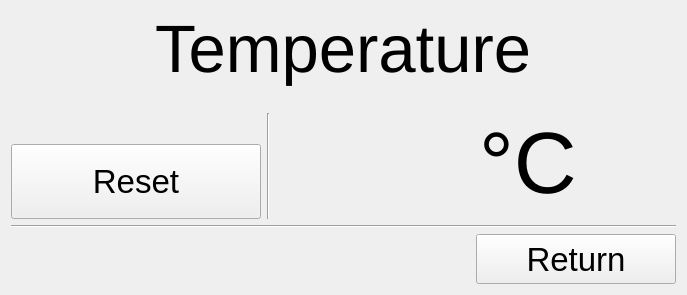
      <widget class="QWidget" name="temperature">
       <layout class="QVBoxLayout" name="verticalLayout_12">
        <item alignment="Qt::AlignHCenter|Qt::AlignVCenter">
         <widget class="QLabel" name="temperatureLabel">
          <property name="font">
           <font>
            <pointsize>50</pointsize>
            <weight>50</weight>
            <bold>false</bold>
           </font>
          </property>
          <property name="text">
           <string>Temperature</string>
          </property>
         </widget>
        </item>
        <item>
         <spacer name="verticalSpacer_11">
          <property name="orientation">
           <enum>Qt::Vertical</enum>
          </property>
          <property name="sizeType">
           <enum>QSizePolicy::Fixed</enum>
          </property>
          <property name="sizeHint" stdset="0">
           <size>
            <width>20</width>
            <height>20</height>
           </size>
          </property>
         </spacer>
        </item>
        <item>
         <layout class="QHBoxLayout" name="horizontalLayout_4">
          <item>
           <layout class="QVBoxLayout" name="verticalLayout_11">
            <item>
             <widget class="MyPlot" name="temperaturePlot" native="true">
              <property name="sizePolicy">
               <sizepolicy hsizetype="Expanding" vsizetype="Expanding">
                <horstretch>0</horstretch>
                <verstretch>0</verstretch>
               </sizepolicy>
              </property>
             </widget>
            </item>
            <item alignment="Qt::AlignLeft|Qt::AlignBottom">
             <widget class="QPushButton" name="temperatureResetButton">
              <property name="sizePolicy">
               <sizepolicy hsizetype="Minimum" vsizetype="Minimum">
                <horstretch>0</horstretch>
                <verstretch>0</verstretch>
               </sizepolicy>
              </property>
              <property name="minimumSize">
               <size>
                <width>250</width>
                <height>75</height>
               </size>
              </property>
              <property name="font">
               <font>
                <pointsize>25</pointsize>
               </font>
              </property>
              <property name="text">
               <string>Reset</string>
              </property>
             </widget>
            </item>
           </layout>
          </item>
          <item>
           <widget class="Line" name="line_6">
            <property name="orientation">
             <enum>Qt::Vertical</enum>
            </property>
           </widget>
          </item>
          <item>
           <layout class="QVBoxLayout" name="verticalLayout_10">
            <item>
             <layout class="QHBoxLayout" name="horizontalLayout_7">
              <item>
               <spacer name="horizontalSpacer_6">
                <property name="orientation">
                 <enum>Qt::Horizontal</enum>
                </property>
                <property name="sizeType">
                 <enum>QSizePolicy::Fixed</enum>
                </property>
                <property name="sizeHint" stdset="0">
                 <size>
                  <width>30</width>
                  <height>20</height>
                 </size>
                </property>
               </spacer>
              </item>
              <item alignment="Qt::AlignRight|Qt::AlignVCenter">
               <widget class="QLabel" name="temperatureNumberLabel">
                <property name="font">
                 <font>
                  <pointsize>65</pointsize>
                 </font>
                </property>
                <property name="text">
                 <string/>
                </property>
               </widget>
              </item>
              <item alignment="Qt::AlignLeft|Qt::AlignVCenter">
               <widget class="QLabel" name="celsiusLabel_2">
                <property name="sizePolicy">
                 <sizepolicy hsizetype="Preferred" vsizetype="Preferred">
                  <horstretch>0</horstretch>
                  <verstretch>0</verstretch>
                 </sizepolicy>
                </property>
                <property name="font">
                 <font>
                  <pointsize>65</pointsize>
                 </font>
                </property>
                <property name="text">
                 <string>°C</string>
                </property>
               </widget>
              </item>
              <item>
               <spacer name="horizontalSpacer_7">
                <property name="orientation">
                 <enum>Qt::Horizontal</enum>
                </property>
                <property name="sizeType">
                 <enum>QSizePolicy::Fixed</enum>
                </property>
                <property name="sizeHint" stdset="0">
                 <size>
                  <width>30</width>
                  <height>20</height>
                 </size>
                </property>
               </spacer>
              </item>
             </layout>
            </item>
            <item>
             <widget class="QcGaugeWidget" name="temperatureGauge" native="true">
              <property name="sizePolicy">
               <sizepolicy hsizetype="Fixed" vsizetype="Expanding">
                <horstretch>0</horstretch>
                <verstretch>0</verstretch>
               </sizepolicy>
              </property>
              <property name="minimumSize">
               <size>
                <width>400</width>
                <height>0</height>
               </size>
              </property>
             </widget>
            </item>
           </layout>
          </item>
         </layout>
        </item>
        <item>
         <widget class="Line" name="line_4">
          <property name="orientation">
           <enum>Qt::Horizontal</enum>
          </property>
         </widget>
        </item>
        <item alignment="Qt::AlignRight|Qt::AlignVCenter">
         <widget class="QPushButton" name="pushButtonReturn_3">
          <property name="sizePolicy">
           <sizepolicy hsizetype="Minimum" vsizetype="Minimum">
            <horstretch>0</horstretch>
            <verstretch>0</verstretch>
           </sizepolicy>
          </property>
          <property name="minimumSize">
           <size>
            <width>200</width>
            <height>50</height>
           </size>
          </property>
          <property name="font">
           <font>
            <pointsize>25</pointsize>
            <weight>50</weight>
            <bold>false</bold>
           </font>
          </property>
          <property name="layoutDirection">
           <enum>Qt::LeftToRight</enum>
          </property>
          <property name="autoFillBackground">
           <bool>false</bool>
          </property>
          <property name="text">
           <string>Return</string>
          </property>
          <property name="checkable">
           <bool>false</bool>
          </property>
         </widget>
        </item>
       </layout>
      </widget>
